Frame 1 (no input): blank canvas, image omitted
Frame 60 (the mouse pressed at the canvas centre just before this capture): blank canvas, image omitted
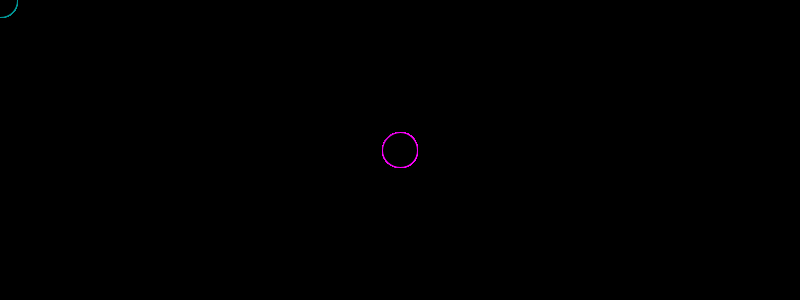
Frame 120 (the mouse held since frame 60 and released just before this capture)

The Processing sketch whose frames 1 and 60 were blank and that drew this single picture after the mouse press (run headless with seeded random() and noise(); from frame 60 on, the mouse is pressed at the canvas centre):

// Processing sketch: processing_158975
// ── processing_158975.pde

void setup() {
  size(800, 300);
  background(0);
}

void draw() {
  if(mousePressed) {
    stroke(255,0,255);
    fill(0);
    ellipse(mouseX, mouseY, 35, 35);
} else {
    stroke(0,153,153);
    fill(0);
    ellipse(mouseX, mouseY, 35, 35);
}
}
